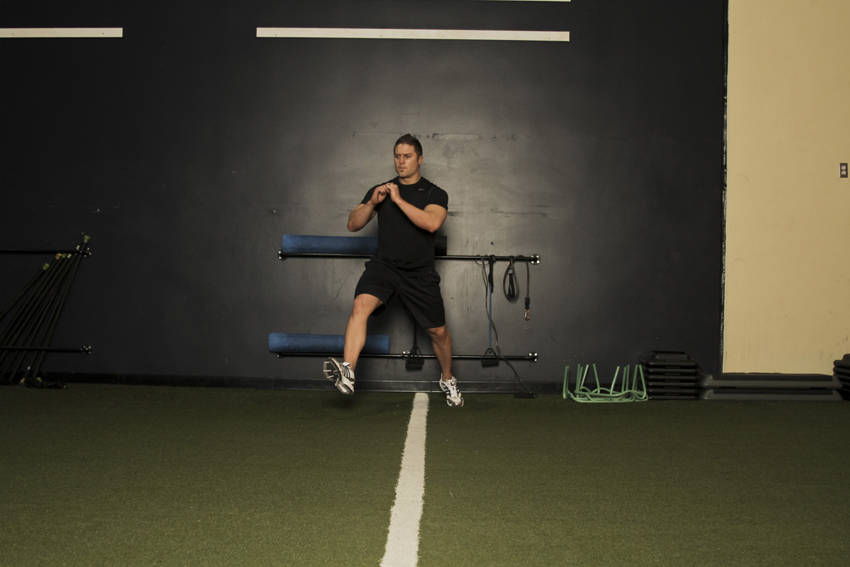
#> input picture initscripts/exercises/Alternate_Leg_Diagonal_Bound/0.jpg, 850 x 567 px, found by its file name
$ python resizing_images_redis.py
#> lines starting #> are read from the running program, lines starting #| are printed output that depends on the picture
#> pass 3 of the loop in process_batch, `for exercise_dir in self.input_dir.iterdir():`:
#> the loop made 5 passes; the first 3 are shown
import os
from pathlib import Path
from PIL import Image
import logging
import sys
from tqdm import tqdm
from typing import Tuple, Optional
import imghdr

class ImageProcessor:
    def __init__(self, input_dir: str, output_dir: str):
        self.input_dir = Path(input_dir)
        self.output_dir = Path(output_dir)
        self.output_dir.mkdir(parents=True, exist_ok=True)
        # Menținem o dimensiune rezonabilă pentru a păstra detaliile
        self.thumbnail_size = (128, 128)

        logging.basicConfig(
            level=logging.INFO,
            format='%(asctime)s - %(levelname)s - %(message)s',
            handlers=[
                logging.FileHandler('image_processing.log'),
                logging.StreamHandler(sys.stdout)
            ]
        )
        self.logger = logging.getLogger(__name__)

    def optimize_for_web(self, img: Image.Image) -> Image.Image:
        """Optimizează imaginea păstrând calitatea și culorile"""
        # Păstrăm profilul de culoare RGB
        if 'icc_profile' in img.info:
            img = img.convert('RGB')

        # Curățăm metadata păstrând calitatea imaginii
        img_clean = Image.new('RGB', img.size)
        img_clean.paste(img)
        return img_clean

    def process_image(self, image_path: Path, exercise_name: str) -> bool:
#> called with exercise_name = 'Ab_Roller'
        try:
            self.logger.info(f"Processing image: {image_path}")

            if not imghdr.what(image_path):
                self.logger.error(f"Not a valid image file: {image_path}")
                return False

            with Image.open(image_path) as img:
                # Convertim la RGB dacă e necesar
#> img is the input picture: PIL image 850x567 RGB; mean R, G, B 70.5, 66.9, 51.7
                if img.mode in ('RGBA', 'P', 'CMYK'):
                    img = img.convert('RGB')

                # Optimizare păstrând calitatea
                img = self.optimize_for_web(img)
#> in optimize_for_web, `img_clean = Image.new('RGB', img.size)`: img_clean: PIL image 850x567 RGB; every value is 0

                # Redimensionare cu păstrarea proportiilor și calității
                img.thumbnail(self.thumbnail_size, Image.Resampling.LANCZOS)
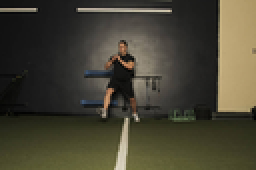
#> img: PIL image 128x85 RGB (shown 2 times larger); mean R, G, B 70.5, 66.9, 51.7
#> pass 3 of the loop in process_batch, `for img_path, exercise_name in image_files:`:
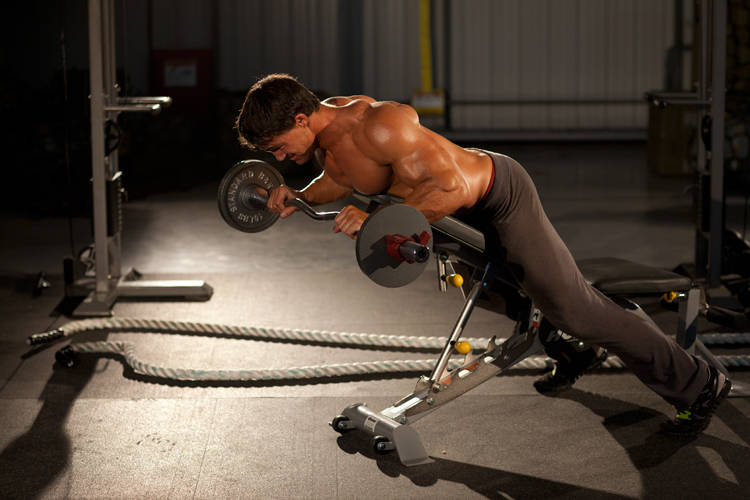
#> input picture initscripts/exercises/Anti-Gravity_Press/0.jpg, 750 x 500 px
#> in process_image, img is the input picture: PIL image 750x500 RGB; mean R, G, B 79.4, 67.2, 56.6
#> img_clean: PIL image 750x500 RGB; every value is 0
#> in process_image (call 3), `img.thumbnail(self.thumbnail_size, Image.Resampling.LANCZOS)`:
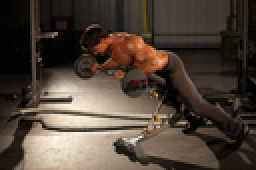
#> img: PIL image 128x85 RGB (shown 2 times larger); mean R, G, B 79.6, 67.3, 56.8
#> the loop made 5 passes; the first 3 are shown

                exercise_output_dir = self.output_dir / exercise_name
                exercise_output_dir.mkdir(parents=True, exist_ok=True)
                output_path = exercise_output_dir / f"{image_path.stem}.jpg"

                # Salvare cu setări optimizate dar păstrând calitatea
                img.save(
                    output_path,
                    'JPEG',
                    quality=70,  # Calitate ridicată
                    optimize=True,
                    progressive=True,
                    subsampling='4:2:2',  # Bun compromis între calitate și dimensiune
                    icc_profile=None,  # Eliminăm profilul de culoare pentru dimensiune mai mică
                    exif=b""  # Eliminăm metadata EXIF
                )

                if not output_path.exists() or output_path.stat().st_size == 0:
                    raise Exception("Output file is empty or not created")

                self.logger.info(f"Successfully processed: {output_path}")
                return True

        except Exception as e:
            self.logger.error(f"Error processing {image_path}: {str(e)}")
            return False

    def process_batch(self) -> Tuple[int, int]:
        image_files = []
        for exercise_dir in self.input_dir.iterdir():
            if exercise_dir.is_dir():
                exercise_name = exercise_dir.name
                # Căutăm doar imaginea 0.jpg în fiecare folder
                img_path = exercise_dir / "0.jpg"
                if img_path.exists():
                    image_files.append((img_path, exercise_name))

        if not image_files:
            self.logger.warning(f"No images found in {self.input_dir}")
            return 0, 0

        total_images = len(image_files)
        self.logger.info(f"Found {total_images} images to process")

        successful = 0
        failed = 0

        with tqdm(total=total_images, desc="Processing images") as pbar:
            for img_path, exercise_name in image_files:
                if self.process_image(img_path, exercise_name):
                    successful += 1
                else:
                    failed += 1
                pbar.update(1)

        return successful, failed

def main():
    script_dir = Path(__file__).parent
    input_dir = script_dir / "exercises"
    output_dir = script_dir / "processed_exercises"

    print(f"Input directory: {input_dir}")
    print(f"Output directory: {output_dir}")

    if not input_dir.exists():
        print(f"ERROR: Input directory does not exist: {input_dir}")
        return

    processor = ImageProcessor(input_dir, output_dir)
    successful, failed = processor.process_batch()

    print(f"""
    Processing completed:
    ✓ Successfully processed: {successful}
    ✗ Failed: {failed}

    Processed images can be found in: {output_dir}
    """)

if __name__ == "__main__":
    main()
